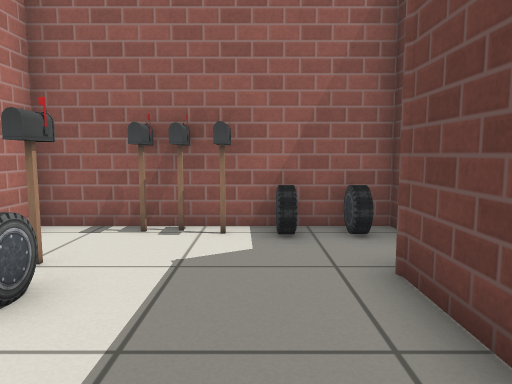
view 1 (above)

16 first-person views from a walk through a robot-simulator world made for Gazebo. The camera is 0.71 m above the floor, tilts 6° down and sees 70° across. Floor lines are 1 m apart. The floor is counted in squares, 0.5 m on a side. Each view is taken from the middle of a square. On the plan, view 1 faces up. The plan holds only what a view shows up to about 16 squares ahead; the rest is blank. Gazebo's built-in surfaces are drawn with simple patterns. Simple shapes stand in for some stock models.

view 2
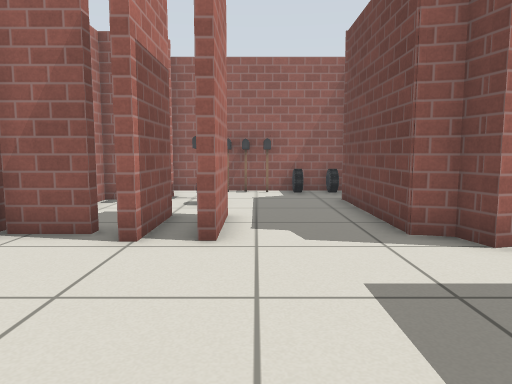

view 3
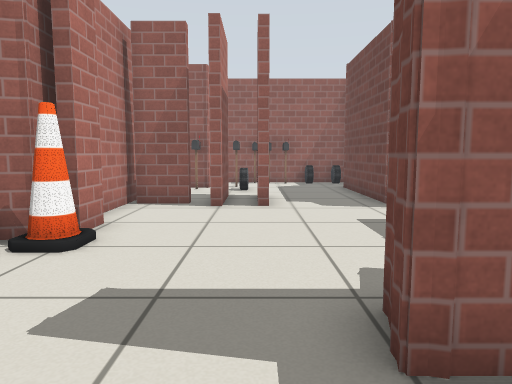

view 4
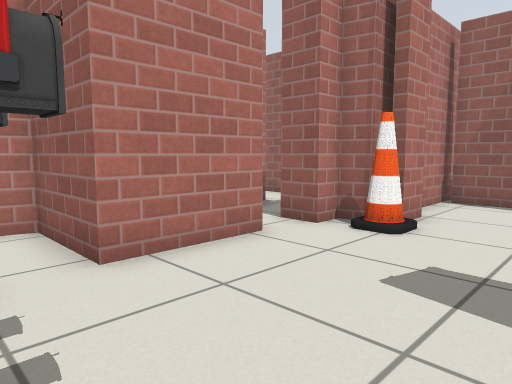

view 5
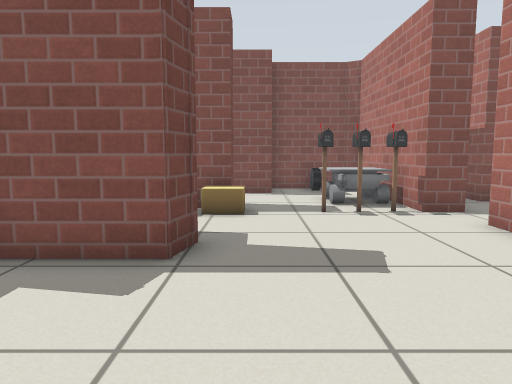

view 6
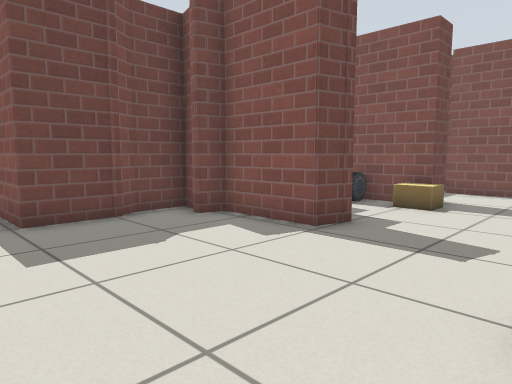

view 7
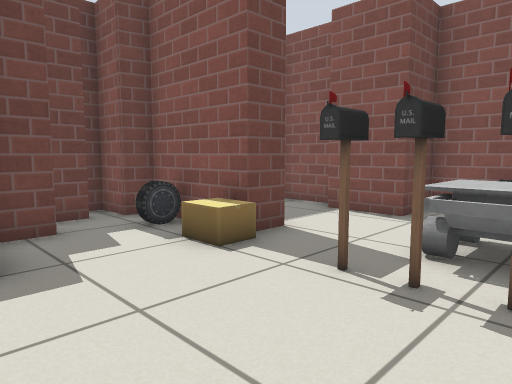

view 8
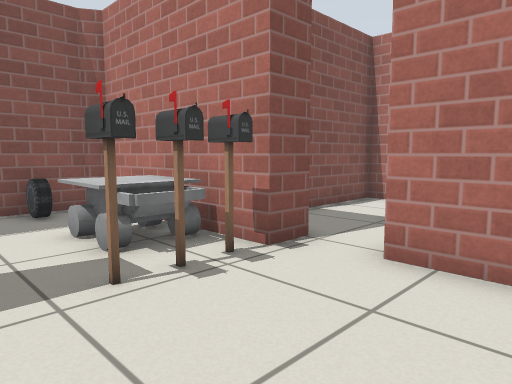

view 9
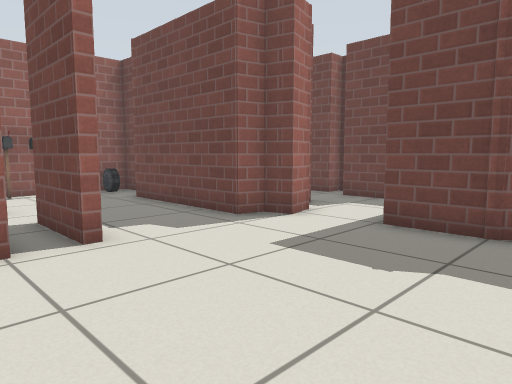

view 10
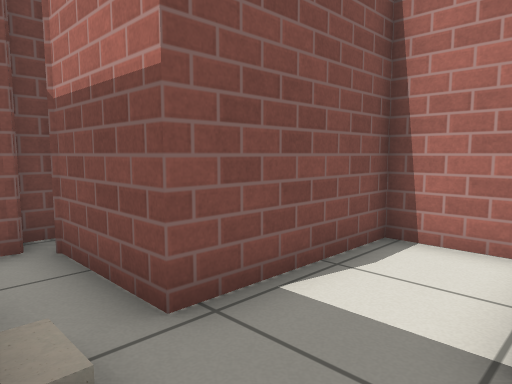

view 11
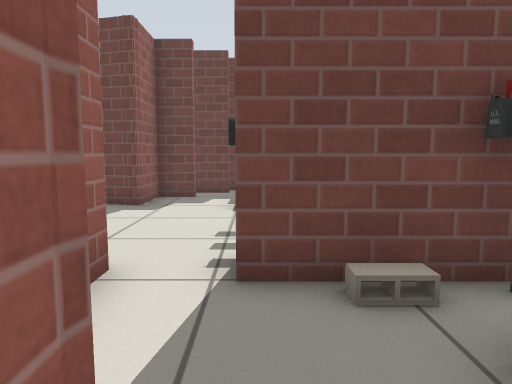

view 12
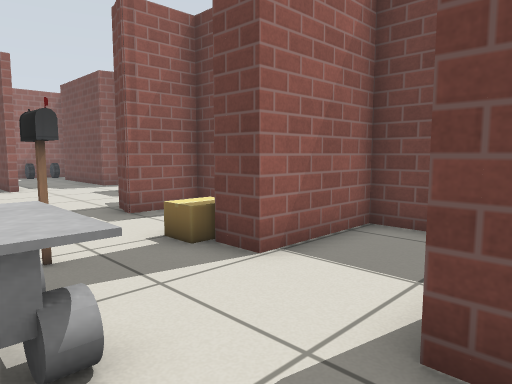

view 13
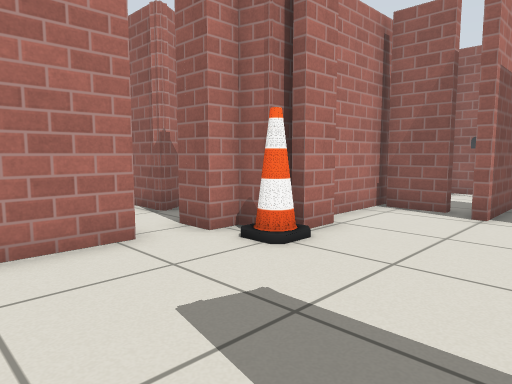

view 14
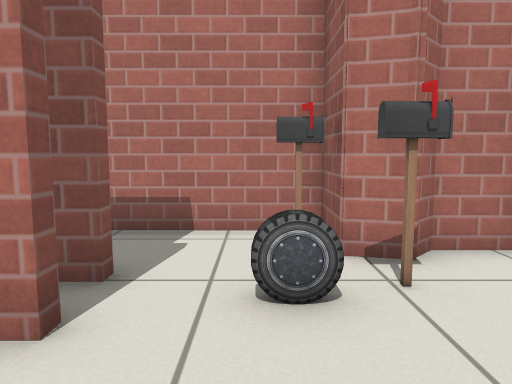

view 15
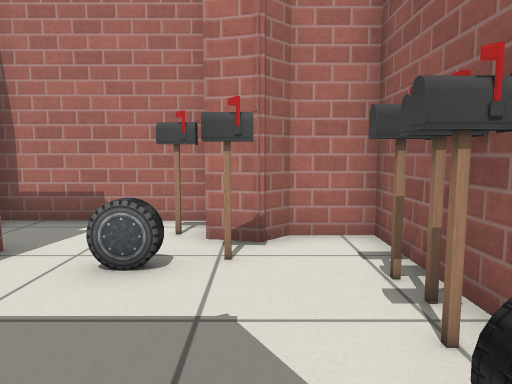

view 16
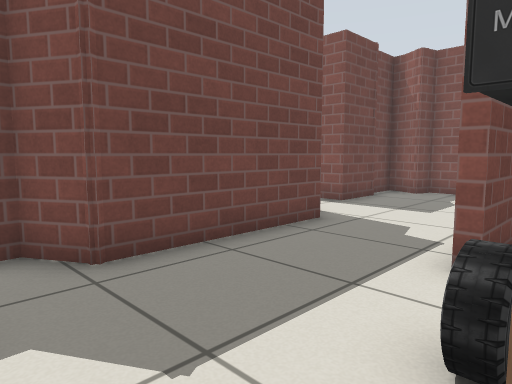

### Floor plan
Points are (right, up) in squares from view 1. A wall is a line through its corners. A room is listed if a view was taken in it or the views show most of it. See-through windows are left out.
Room 1 (views 1, 14, 15, 16)
walls: (-1.6, 1.4) (-1.6, -1.3); (-2.9, 1.4) (-2.9, -1.3); (-4.4, 4.2) (-5.7, 4.2) (-5.7, 0); (-2.4, 7.1) (-4.3, 7.1) (-4.3, 5.6) (-3.8, 5.1) (-3.9, 4.4); (1.7, -0.7) (1.7, 4.2) (2.7, 4.8) (2.6, 7.1) (-0.5, 7.1)
ways out: opening at (0, -1) to room 2
objects: postbox (-4, 4); car (-3, 3); postbox (-3, 4) to (-3, 5); postbox (-2, 7); postbox (-1, 6); postbox (-1, 7); car (0, 6); car (2, 6)
Room 2 (views 2, 5, 6, 7, 8, 9)
walls: (-5.1, -3.6) (-5.1, -4.6); (-1.1, -8.8) (-0.8, -7.8) (1.9, -7.8) (2.1, -7.1) (2.5, -7.2); (-1, -8.8) (-1, -8.4); (-3.9, -0.6) (-5.5, -0.6); (-6.6, -7.1) (-6.6, -10.2); (3.3, -7.6) (3.3, -6.2) (3, -5.6) (3, -3.7); (-5.7, 0) (-5.7, -5) (-6.3, -5.1) (-6.3, -5.9) (-7.4, -5.9); (3.5, -1.4) (2.6, -1.6) (2.4, -0.9) (1.7, -0.7)
ways out: opening at (0, -1) to room 1; opening at (-4, -8.5) to room 3; opening at (4, -2.5)
objects: cone (-5, -5)
Room 3 (views 3, 4, 10, 13)
walls: (-1.4, -13.4) (-1.4, -12.4) (1.9, -12.4) (2, -11.8); (-0.7, -8.9) (-1, -8.8); (-6.6, -10.2) (-7.5, -10.2); (0.9, -10) (0.9, -8.8) (-1, -8.8); (-7.1, -11.8) (-6.1, -11.8) (-6.1, -13.5); (2.2, -11.1) (2.2, -9.8)
ways out: opening at (-4, -8.5) to room 2; opening at (-7, -11) to room 4; opening at (-3.5, -13) to room 5
objects: postbox (-5, -12); postbox (-4, -12); cardboard box (-1, -12); car (1, -12)
Room 4 (view 11)
walls: (-7.1, -14.5) (-7.1, -11.8); (-7.5, -10.2) (-9.4, -10.2); (-8.2, -16.8) (-7.9, -16.8); (-12.8, -11.9) (-12.8, -13.8) (-8.6, -13.8) (-8.6, -16.6)
low walls: (-9.8, -11.4) (-10.3, -11.4); (-9.4, -10.2) (-9.5, -10.8)
ways out: opening at (-7, -11) to room 3
objects: cinder block (-8, -13); postbox (-7, -15)
Room 5 (view 12)
walls: (-0.4, -16.8) (1.6, -16.8); (1.7, -14.6) (1.7, -13.4) (-1.4, -13.4); (-6.1, -13.5) (-6.1, -17.5) (-5.6, -17.8) (-2.6, -17.8) (-2.6, -16.1) (-0.5, -16.1)
ways out: opening at (-3.5, -13) to room 3
objects: other object (-5, -15) to (-4, -13); car (-4, -17)

Positions as (right, up) in squares from view 1, and headings:
1: (0, 0), facing up
2: (-1, -7), facing up
3: (-2, -11), facing up
4: (-2, -12), facing up-left
5: (-2, -3), facing down
6: (-5, -2), facing down-right
7: (-6, -8), facing down-right
8: (-2, -8), facing down-left
9: (-4, -7), facing up-right
10: (-7, -11), facing down-left
11: (-11, -12), facing right
12: (-5, -17), facing up-right
13: (-1, -10), facing up-left
14: (1, 3), facing left
15: (2, 5), facing left
16: (-3, 6), facing down-right
